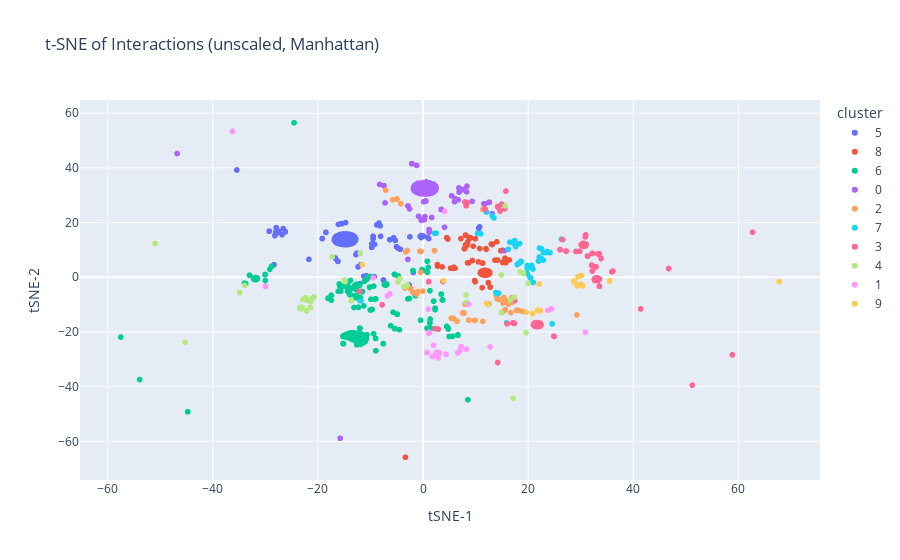

Here is the notebook cell this chart was saved with:
### Code cell
tsne_df = pd.DataFrame(tsne_results, columns=['tSNE-1', 'tSNE-2'])
tsne_df['cluster'] = analogs.cluster_label.astype(str).to_list()
fig = px.scatter(tsne_df, x='tSNE-1', y='tSNE-2', 
                 color='cluster',
                 title='t-SNE of Interactions (unscaled, Manhattan)')
fig.show()
